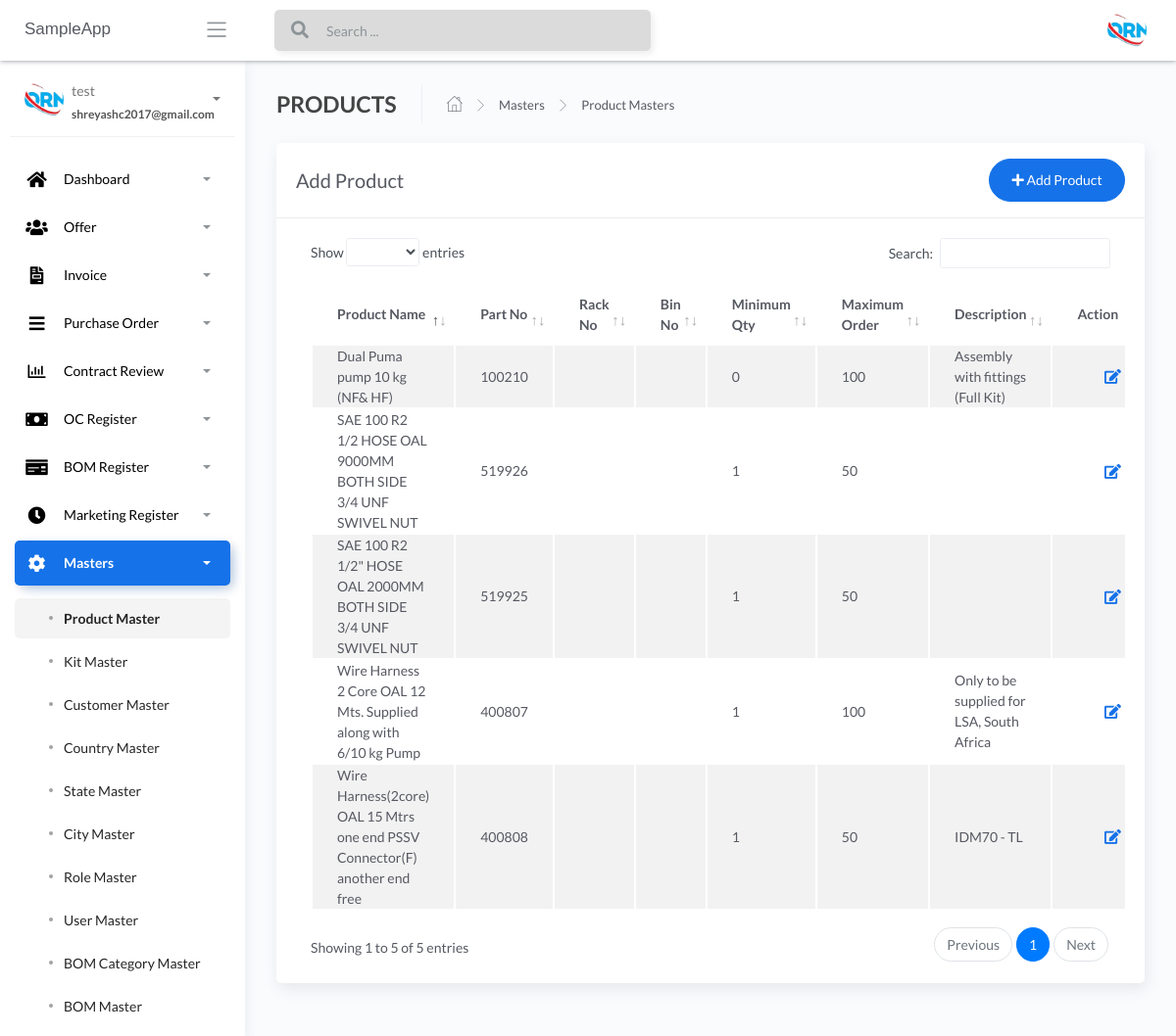
The app's page /Product-masters (signed in) with its own data.
### apps/authentication/models.py (models this page shows, shortened)
class Users(db.Model, UserMixin):
    __tablename__ = 'Users'
    id = db.Column(db.Integer, primary_key=True)
    username = db.Column(db.String(64), unique=True)
    email = db.Column(db.String(64), unique=True)
    password = db.Column(db.LargeBinary)

### apps/home/models.py (models this page shows, shortened)
class ProductMaster(db.Model):
    __tablename__ = "productmaster"
    id = db.Column(db.Integer, primary_key=True)
    product_name = db.Column(db.String())
    part_no = db.Column(db.INT())
    rack_no = db.Column(db.INT())
    bin_no = db.Column(db.INT())
    minimum_qty = db.Column(db.INT())
    maximum_order = db.Column(db.INT())
    product_hsn_no = db.Column(db.INT())
    description = db.Column(db.String())

### apps/home/routes.py (the view, shortened to what this page needs)
@blueprint.route('/Product-masters', methods=['GET', 'POST'])
@login_required
def product_masters():
    if request.method == 'GET':
        users = ProductMaster.query.all()
        return render_template('home/Product-masters.html',users=users, segment='Product-masters')

### apps/__init__.py (called while the page is built)
def configure_database(app):
    @app.before_first_request
    def initialize_database():
        db.create_all()
    @app.teardown_request
    def shutdown_session(exception=None):
        db.session.remove()

### apps/authentication/models.py (called while the page is built)
@login_manager.user_loader
def user_loader(id):
    return Users.query.filter_by(id=id).first()

### apps/templates/home/Product-masters.html (shortened to what this page needs)
{% extends "layouts/base.html" %}
{% block content %}
	<div class="content">
		<div class="page-inner">
			<div class="page-header">
				<h4 class="page-title">PRODUCTS</h4>
				<ul class="breadcrumbs">
					<li class="nav-home">
						<a href="#">
							<i class="flaticon-home"></i>
						</a>
					</li>
					<li class="separator">
						<i class="flaticon-right-arrow"></i>
					</li>
					<li class="nav-item">
						<a href="#">Masters</a>
					</li>
					<li class="separator">
						<i class="flaticon-right-arrow"></i>
					</li>
					<li class="nav-item">
						<a href="#">Product Masters</a>
					</li>
				</ul>
			</div>
			<div class="row">
				<div class="col-md-12">
					<div class="card">
						<div class="card-header">
							<div class="d-flex align-items-center">
								<h4 class="card-title">Add Product</h4>
								<button class="btn btn-primary btn-round ml-auto" data-toggle="modal" data-target="#addRowModal">
									<i class="fa fa-plus"></i>
									Add Product
								</button>
							</div>
						</div>
						<div class="card-body">
							<div class="table-responsive">
								<table id="add-row" class="display table table-striped table-hover" >
									<thead>
										<tr>
											<th>Product Name</th>
											<th>Part No</th>
											<th>Rack No</th>
											<th>Bin No</th>
											<th>Minimum Qty</th>
											<th>Maximum Order</th>
											<th>Description</th>
											<th style="width: 10%">Action</th>
										</tr>
									</thead>
									<tbody>
										{% for user in users %}
											<tr
											{% if loop.index %2==0 %}
											{% else %}
											{% endif %}
											>
											<td>{{user.product_name}}</td>
											<td>{{user.part_no}}</td>
											<td>{{user.rack_no}}</td>
											<td>{{user.bin_no}}</td>
											<td>{{user.minimum_qty}}</td>
											<td>{{user.maximum_order}}</td>
											<td>{{user.description}}</td>
											<td>
											<div class="form-button-action">
											<span style="font-size: 24px;color:green;">
											<a href="/{{user.id}}/editproduct" type="button" data-toggle="tooltip" title="" class="btn btn-link btn-primary btn-lg" data-original-title="Edit Task"> <i class="fas fa-edit" ></i></a>
											</span>
											</div>
											</td>
										</tr>
									{% endfor %}
									</tbody>
								</table>
							</div>
						</div>
					</div>
				</div>
			</div>
		</div>
	</div>
{% endblock content %}

### apps/templates/includes/sidebar.html (shortened to what this page needs)
		<div class="sidebar sidebar-style-2" data-background-color="white">
			<div class="sidebar-wrapper scrollbar scrollbar-inner">
				<div class="sidebar-content">
				{% if current_user.is_authenticated %}
					<div class="user">
						<div class="avatar-sm float-left mr-2">
							<img src="/static/assets/img/logo.jpg" alt="..." class="avatar-img rounded-circle">
						</div>
						<div class="info">
							<a data-toggle="collapse" href="#collapseExample" aria-expanded="true">
								<span>
									{{ current_user.username }}
									<span class="user-level">
										{{ current_user.email }}
									</span>
									<span class="caret"></span>
								</span>
							</a>
						</div>
					</div>
					<ul class="nav nav-primary">
						<li class="nav-item {% if 'dashboard' in segment %} active {% endif %}">
							<a data-toggle="collapse" href="#dashboard" aria-expanded="false">
								<i style="color:black;" class="fas fa-home"></i>
								<p style="color:black;">Dashboard</p>
								<span class="caret"></span>
							</a>
						</li>
						<li class="nav-item {% if 'offer-' in segment %} active {% endif %}">
							<a data-toggle="collapse" href="#base">
								<i  style="color:black;" class="fas fa-users"></i>
								<p  style="color:black;">Offer</p>
								<span class="caret"></span>
							</a>
						</li>
						<li class="nav-item {% if 'invoice' in segment %} active {% endif %}">
							<a data-toggle="collapse" href="#invoice">
								<i  style="color:black;" class="fas fa-file-invoice"></i>
								<p  style="color:black;">Invoice</p>
								<span class="caret"></span>
							</a>
						</li>
						<li class="nav-item {% if 'purchaseorder' in segment %} active {% endif %}">
							<a data-toggle="collapse" href="#purchaseorder">
								<i  style="color:black;" class="fas fa-bars"></i>
								<p  style="color:black;">Purchase Order</p>
								<span class="caret"></span>
							</a>
						</li>
						<li class="nav-item {% if 'contractreview' in segment %} active {% endif %}">
							<a data-toggle="collapse" href="#contractreview">
								<i  style="color:black;" class="far fa-chart-bar"></i>
								<p  style="color:black;">Contract Review</p>
								<span class="caret"></span>
							</a>
						</li>
						<li class="nav-item {% if 'OcRegister' in segment %} active {% endif %}">
							<a data-toggle="collapse" href="#OcRegister">
								<i  style="color:black;" class="fas fa-money-bill"></i>
								<p  style="color:black;">OC Register</p>
								<span class="caret"></span>
							</a>
						</li>
						<li class="nav-item {% if 'BOMRegister' in segment %} active {% endif %}">
							<a data-toggle="collapse" href="#BOMRegister">
								<i  style="color:black;" class="fas fa-money-check"></i>
								<p  style="color:black;">BOM Register</p>
								<span class="caret"></span>
							</a>
						</li>
						<li class="nav-item {% if 'MarketingRegister' in segment %} active {% endif %}">
							<a data-toggle="collapse" href="#MarketingRegister">
								<i  style="color:black;" class="fas fa-clock"></i>
								<p  style="color:black;">Marketing Register</p>
								<span class="caret"></span>
							</a>
						</li>
						<li class="nav-item {% if 'masters' in segment %} active {% endif %}">
							<a data-toggle="collapse" href="#masters">
								<i  style="color:black;" class="fas fa-cog fa-spin"></i>
								<p  style="color:black;">Masters</p>
								<span class="caret"></span>
							</a>
							<div class="collapse {% if 'masters' in segment %} show {% endif %}" id="masters">
								<ul class="nav nav-collapse">
									<li class="{% if 'Product-masters' in segment %} active {% endif %}">
										<a href="/Product-masters">
											<span  style="color:black;" class="sub-item">Product Master</span>
										</a>
									</li>
									<li class="{% if 'Kit-masters' in segment %} active {% endif %}">
										<a href="/Kit-masters">
											<span  style="color:black;"class="sub-item">Kit Master</span>
										</a>
									</li>
									<li class="{% if 'Customer-masters' in segment %} active {% endif %}">
										<a href="/Customer-masters">
											<span  style="color:black;" class="sub-item">Customer Master</span>
										</a>
									</li>
									<li class="{% if 'Country-masters' in segment %} active {% endif %}">
										<a href="/Country-masters">
											<span  style="color:black;" class="sub-item">Country Master</span>
										</a>
									</li>
									<li class="{% if 'State-masters' in segment %} active {% endif %}">
										<a href="/State-masters">
											<span  style="color:black;" class="sub-item">State Master</span>
										</a>
									</li>
									<li class="{% if 'City-masters' in segment %} active {% endif %}">
										<a href="/City-masters">
											<span  style="color:black;" class="sub-item">City Master</span>
										</a>
									</li>
									<li class="{% if 'Role-masters' in segment %} active {% endif %}">
										<a href="/Role-masters">
											<span  style="color:black;" class="sub-item">Role Master</span>
										</a>
									</li>
									<li class="{% if 'User-masters' in segment %} active {% endif %}">
										<a href="/User-masters">
											<span  style="color:black;" class="sub-item">User Master</span>
										</a>
									</li>
									<li class="{% if 'BOM-Category-masters' in segment %} active {% endif %}">
										<a href="/BOM-Category-masters">
											<span  style="color:black;" class="sub-item">BOM Category Master</span>
										</a>
									</li>
									<li class="{% if 'BOM-masters' in segment %} active {% endif %}">
										<a href="/BOM-masters">
											<span  style="color:black;" class="sub-item">BOM Master</span>
										</a>
									</li>
									<li class="{% if 'Supplier-masters' in segment %} active {% endif %}">
										<a href="/Supplier-masters">
										</a>
									</li>
								</ul>
							</div>
						</li>
					</ul>
				{% endif %}
				</div>
			</div>
		</div>

### records on screen
Users: username "test", email "shreyashc2017@gmail.com"
ProductMaster: product_name "SAE 100 R2 1/2 HOSE OAL 9000MM BOTH SIDE 3/4 UNF SWIVEL NUT", part_no "519926", minimum_qty "1", maximum_order "50"
ProductMaster: product_name "SAE 100 R2 1/2\" HOSE OAL 2000MM BOTH SIDE 3/4 UNF SWIVEL NUT", part_no "519925", minimum_qty "1", maximum_order "50"
ProductMaster: product_name "Wire Harness(2core) OAL 15 Mtrs one end PSSV Connector(F) another end free", part_no "400808", minimum_qty "1", maximum_order "50", description "IDM70 - TL"
ProductMaster: product_name "Wire Harness 2 Core OAL 12 Mts. Supplied along with 6/10 kg Pump", part_no "400807", minimum_qty "1", maximum_order "100", description "Only to be supplied for LSA, South Africa"
ProductMaster: product_name "Dual Puma pump 10 kg (NF& HF)", part_no "100210", minimum_qty "0", maximum_order "100", description "Assembly with fittings (Full Kit)"
